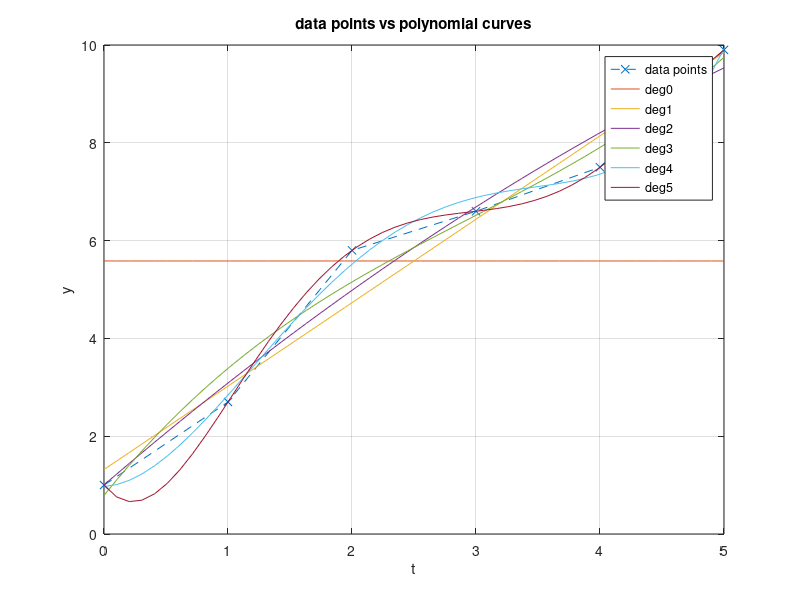

MATLAB code for this plot:
%% Solves qs 3.1 for assignment 2

% This function plots the polynomial data according to the rubricks of the
% question
function ploynomialCurve()

% given data points 
t = [0 1 2 3 4 5];
y = [1 2.7 5.8 6.6 7.5 9.9];

A = ones(length(t), 1);

% space each time slot for plotting purposes by p between the given range
% of t
p = 50;
timeSlots = linspace(0,5,p)';

for i = 1 : length(t)
    % x contains the initial y-slot values for each iteration
    x = A(:,1:i)\y';
    ySlots(1:p,i) = x(i);
    
    % make adjustments on yslots, according to the previous values of
    % timeSlots
    for k = 2 : i
        ySlots(:,i) = ySlots(:,i).*timeSlots+x(i-k+1);
    end
    
    A(:,i+1) = A(:,i).*t';
end

% plot results and original data points
plot(t,y,'--x');
hold on
plot(timeSlots, ySlots);
grid on
xlabel('t');
ylabel('y');
legend('data points','deg0','deg1','deg2','deg3','deg4','deg5');
title('data points vs polynomial curves');

end